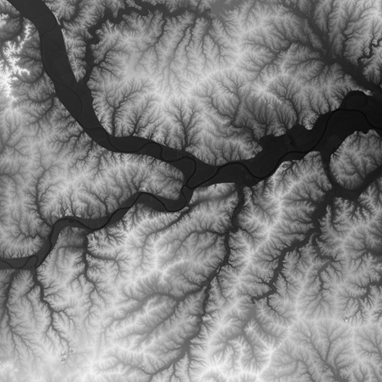
#> input picture terrain.png, 382 x 382 px
$ python main.py
#> lines starting #> are read from the running program, lines starting #| are printed output that depends on the picture
### main_window.py
import cv2 as cv
import numpy as np
from random import randint
import math as math
from population import *
from path import *
from point import *

global esc
esc = 27

class mainWindow:
    def __init__(self):
        self.heightmap = cv.imread('terrain.png')
#> self.heightmap is the input picture: shape (382, 382, 3); min 6, max 251, mean 126.9
        self.tmp_map = self.heightmap.copy()
        self.height, self.width = self.tmp_map.shape[:2]
#> self.height = 382; self.width = 382
        self.window_name = 'PAPAJ'
        self.mWindow = cv.namedWindow(self.window_name, cv.WINDOW_GUI_NORMAL)
        self.maphandle = cv.imshow(self.window_name, self.tmp_map)
        self.key = 155
        esc = 27
    def drawPath(self, path):
        cv.line(self.tmp_map, path.start_point.getPoint(), path.getPoint(0), (255, 0, 0), 1)
        for i in range(1, path.length):
            cv.line(self.tmp_map, path.getPoint(i-1), path.getPoint(i), (0, 255, 0), 1)
        cv.line(self.tmp_map, path.end_point.getPoint(), path.getPoint(path.length-1), (255, 0, 0), 1)
    def drawPop(self, _population):
        for i in range(0, len(_population.paths)):
            self.drawPath(_population.paths[i])

### population.py
#___population.py___
import cv2 as cv
import numpy as np
from random import randint
import math as math
from path import *
from point import *

class population:
    def __init__(self, _pop_count = 0, _n = 0, _height = 0, _width = 0):
        self.paths = []
        #self.paths = [path(_n, _height, _width) for _ in range(_pop_count)]
        for i in range(0, _pop_count):
            self.insert(path(_n, _height, _width))
        for i in range(0, len(self.paths)):
            print self.paths[i].cost
    def insert(self, _path):
        if len(self.paths) == 0:
            self.paths.append(_path)
        else:
            for i in range(0, len(self.paths)):
                if self.paths[i].cost > _path.cost:
                    self.paths.insert(i, _path)
                    return
                else:
                    pass
            self.paths.append(_path)
    def delete(self, _index = -1):
        return self.paths.pop(_index)

### path.py
#___path.py___
import cv2 as cv
import numpy as np
from random import randint
import math as math
from point import *

class path:
    def __init__(self, n, A = 10, B = 10, _start_point = point(), _end_point = point(-1, -1)):
        self.length = n
        self.points = [point(randint(0, A-1), randint(0, B-1)) for _ in range(self.length)]
        if 0 < _end_point.x < A or 0 < _end_point.y < B:
            self.end_point = point(_end_point.x, _end_point.y)
        else:
            self.end_point = point(A-1, B-1)
        if 0 < _start_point.x < A or 0 < _start_point.y < B:
            self.start_point(_start_point.x, _start_point.y)
        else:
            self.start_point = point(0, 0)
        self.cost = 0
        self.calcCost()

    def getPoint(self, i):
        if i >= self.length:
            return -1, -1
        else:
            x, y = self.points[i].getPoint()
            return x, y
    def calcCost(self):
        for i in range(1, len(self.points)):
            self.cost += math.sqrt(pow(self.points[i].x-self.points[i-1].x, 2) +\
            pow(self.points[i].y-self.points[i-1].y, 2))

### evolution.py
import cv2 as cv
import numpy as np
from random import randint
import math as math
from population import *
from path import *
from point import *

class evolution:
    def __init__(self, _pop_count = 0, _n = 0, _height = 0, _width = 0):
        self.pop = population(_pop_count, _n, _height, _width)
        self.pop_new = population()
        self.exp_beta = 3

### point.py
##___point.py___
import cv2 as cv
import numpy as np
from random import randint
import math as math

class point:
    def __init__(self, a=0, b=0):
        self.x = a
        self.y = b
    def getPoint(self):
        return self.x, self.y

### main.py
import cv2 as cv
import numpy as np
from random import randint
import math as math
from evolution import *
from population import *
from path import *
from point import *
from main_window import *

if __name__ == '__main__':
    window = mainWindow()
    n = 5
    pop_count = 5
    evo = evolution(pop_count, n, window.height, window.width)

    window.drawPop(evo.pop)

    while(True):
        cv.imshow(window.window_name, window.tmp_map)
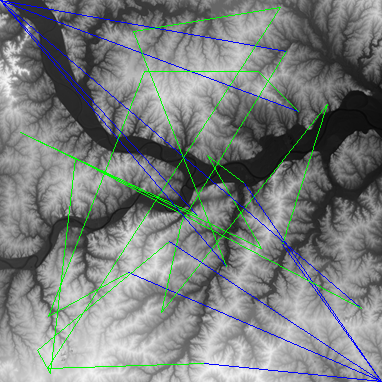
#> window 'PAPAJ': shape (382, 382, 3); mean B, G, R 126.2, 127.5, 122.1
        window.key = cv.waitKey(0)
#> (key Esc is pressed here)
        if(window.key == esc):
            break
    cv.destroyAllWindows()
